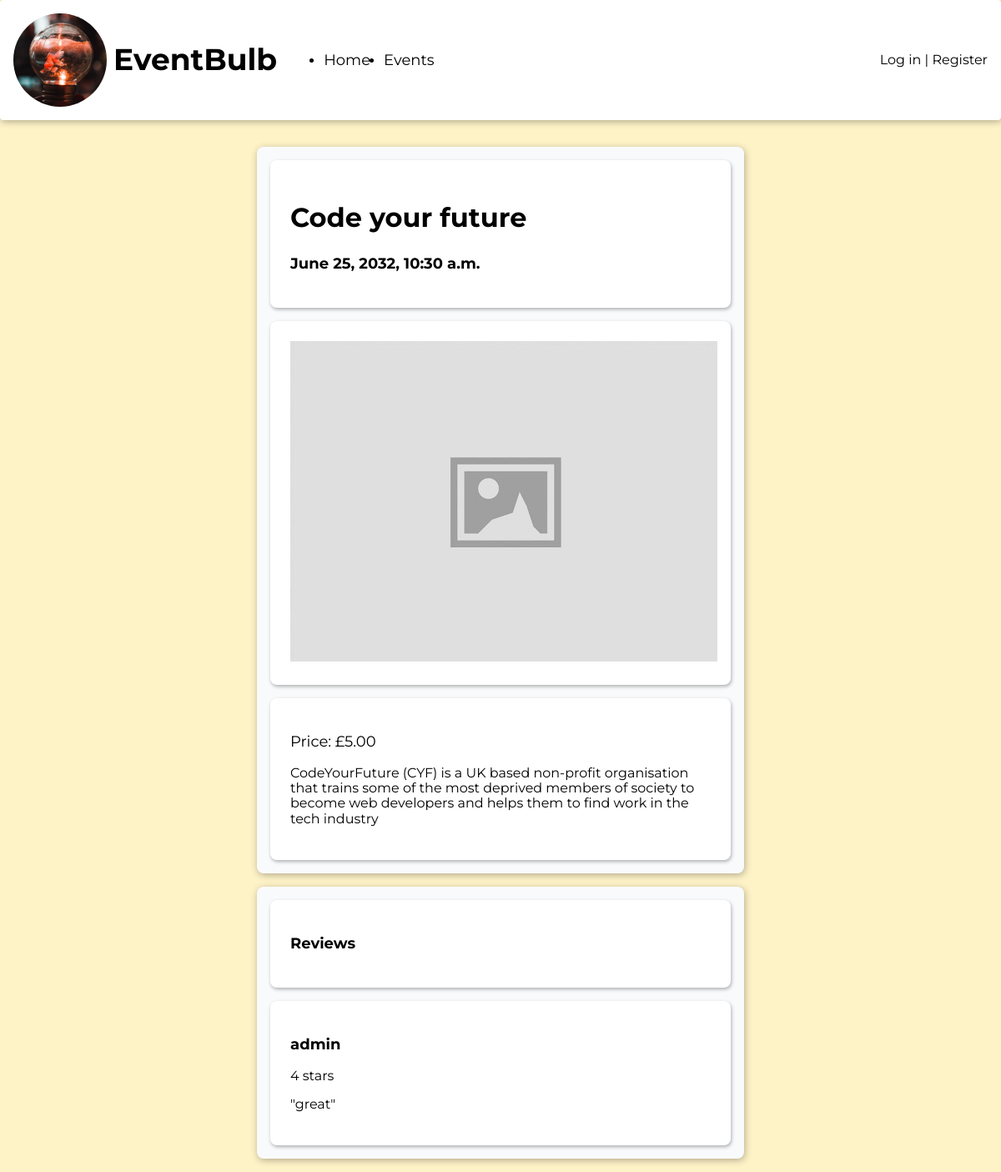
The page /events/3/ on the database its author committed.
### events/models.py (models this page shows, shortened)
class Event(models.Model):
    title = models.CharField(max_length=255)
    description = models.TextField()
    datetime = models.DateTimeField(auto_now=False, auto_now_add=False)
    cost = models.DecimalField(max_digits=6, decimal_places=2)
    def __str__(self):
        return self.title

class Review(models.Model):
    class Rating(models.IntegerChoices):
        ONE = 1
        TWO = 2
        THREE = 3
        FOUR = 4
        FIVE = 5
    rating = models.IntegerField(choices=Rating.choices)
    text = models.TextField()
    event = models.ForeignKey(
        Event, on_delete=models.CASCADE, blank=True, null=True, related_name="reviews")
    profile = models.ForeignKey(
        "accounts.UserProfile", on_delete=models.CASCADE, blank=True, related_name="reviews")

### accounts/models.py (models this page shows)
class UserProfile(models.Model):
    user = models.OneToOneField(
        User, on_delete=models.CASCADE, related_name="profile")
    attending = models.ManyToManyField(
        Event, blank=True, related_name="attending")
    def __str__(self):
        return self.user.username

### events/views.py (the view)
# urls.py: path('<int:id>/', views.details, name="events_details"),
def details(request, id):
    event = get_object_or_404(Event, id=id)
    print(event)
    return render(request, 'events/details.html', {'event': event})

### templates/events/details.html (shortened to what this page needs)
{% extends 'base.html' %}
{% load static %}
{% block content %}
  <main class="wrap-content">
    <div class="card-background half-width event-details">
      <section class="card event-header">
        <div class="event-info">
          <h2 class="event-title">{{ event.title }}</h2>
          <h3>{{ event.datetime }}</h3>
        </div>
      </section>
      <section class="card">
        <img src="{% static 'images/image_placeholder.jpg' %}" alt="Placeholder">
      </section>
      <section class="card">
        <p class="event-cost">Price: £{{ event.cost }}</p>
        <p>{{ event.description }}</p>
      </section>
    </div>
    {% if event.reviews.all|length > 0 or user.is_authenticated %}
      <div class="card-background half-width">
        <section class="card">
          <h3 class="larger-heading">Reviews</h3>
        </section>
        <div class="reviews-scroller">
          {% for review in event.reviews.all %}
            <section class="card">
                <h3>{{ review.profile }}</h3>
                <p>{{ review.rating }} stars</p>
                {% if review.text|length > 0 %}
                  <p>"{{ review.text }}"</p>
                {% endif %}
            </section>
          {% endfor %}
        </div>
      </div>
    {% endif %}
  </main>
{% endblock %}

### static/css/style.css (style rules this page uses)
:root { --shadow: 1px 2px 8px rgba(0,0,0,0.3); --shadow-small: 1px 2px 4px rgba(0,0,0,0.3); --yellow : #FEF3C7; --yellow-accent: #FDE68A; --gray: #E5E7EB; --gray-accent: #D1D5DB; --gray-light: #F9FAFB; --red: #FECACA; --red-accent: #FCA5A5; }
body { background-color: var(--yellow); display: flex; flex-direction: column; height: 100vh; font-family: 'Montserrat', Helvetica, Arial, sans-serif; }
h2 { font-size: 1.25rem; }
h3 { font-size: 1.125rem; }
main { margin: 1rem; padding: 1rem; display: grid; gap: 1rem; flex-grow: 1; flex-shrink: 1; }
.card-background { background-color: var(--gray-light); padding: 0.5rem; box-shadow: var(--shadow); border-radius: 0.5rem; display: flex; flex-direction: column; }
.card { margin: 0.5rem; padding: 1.5rem; background-color: white; border-radius: 0.5rem; box-shadow: var(--shadow-small) }
.wrap-content { align-items: flex-start; flex-grow: 0; }
.half-width { justify-self: center; width: 50%; }
.event-title { font-size: 2rem; }
.event-details .event-header { display: flex; align-items: center; justify-content: space-between; }
.event-details .event-cost { font-size: 1.125rem; }
.reviews-scroller { max-height: 500px; overflow-y: scroll; }

### rows shown on the page
Event: title "Code your future", datetime "June 25, 2032, 10:30 a.m.", cost "5.00", description "CodeYourFuture (CYF) is a UK based non-profit organisation that trains some of the most deprived members of society to become web developers and helps them to find work in the tech industry"
Review: profile "admin", rating "4", text "great"
